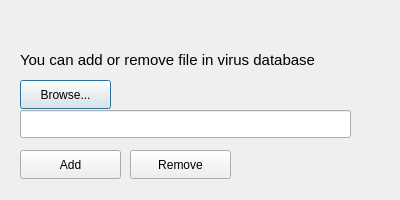
<?xml version="1.0" encoding="UTF-8"?>
<ui version="4.0">
 <class>addFIleToDBDialog</class>
 <widget class="QDialog" name="addFIleToDBDialog">
  <property name="geometry">
   <rect>
    <x>0</x>
    <y>0</y>
    <width>400</width>
    <height>200</height>
   </rect>
  </property>
  <property name="minimumSize">
   <size>
    <width>400</width>
    <height>200</height>
   </size>
  </property>
  <property name="maximumSize">
   <size>
    <width>400</width>
    <height>200</height>
   </size>
  </property>
  <property name="windowTitle">
   <string>Dialog</string>
  </property>
  <widget class="QPushButton" name="browseButton">
   <property name="geometry">
    <rect>
     <x>20</x>
     <y>80</y>
     <width>91</width>
     <height>29</height>
    </rect>
   </property>
   <property name="text">
    <string>Browse...</string>
   </property>
  </widget>
  <widget class="QLineEdit" name="pathLine">
   <property name="geometry">
    <rect>
     <x>20</x>
     <y>110</y>
     <width>331</width>
     <height>28</height>
    </rect>
   </property>
  </widget>
  <widget class="QLabel" name="label">
   <property name="geometry">
    <rect>
     <x>20</x>
     <y>50</y>
     <width>371</width>
     <height>20</height>
    </rect>
   </property>
   <property name="font">
    <font>
     <pointsize>11</pointsize>
    </font>
   </property>
   <property name="text">
    <string>You can add or remove file in virus database</string>
   </property>
  </widget>
  <widget class="QPushButton" name="addButton">
   <property name="geometry">
    <rect>
     <x>20</x>
     <y>150</y>
     <width>101</width>
     <height>29</height>
    </rect>
   </property>
   <property name="text">
    <string>Add</string>
   </property>
  </widget>
  <widget class="QPushButton" name="removeButton">
   <property name="geometry">
    <rect>
     <x>130</x>
     <y>150</y>
     <width>101</width>
     <height>29</height>
    </rect>
   </property>
   <property name="text">
    <string>Remove</string>
   </property>
  </widget>
 </widget>
 <resources/>
 <connections/>
</ui>
